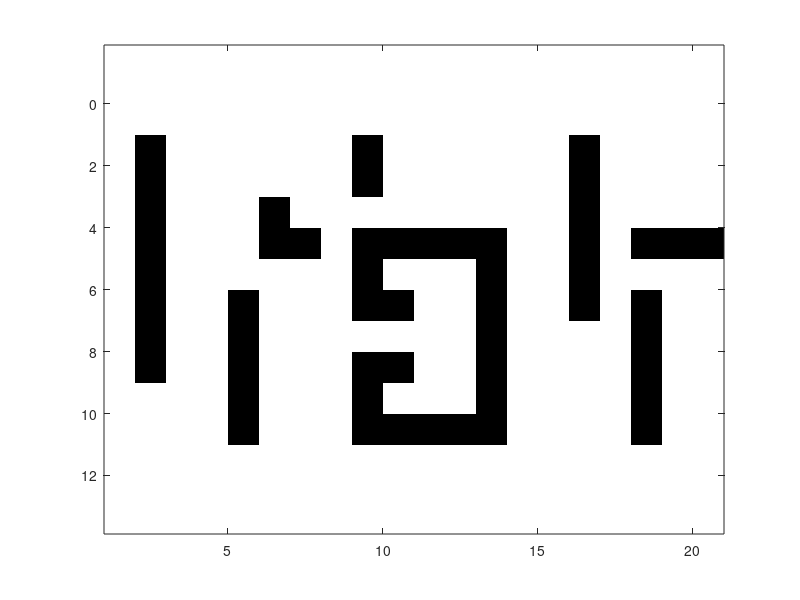

This figure's MATLAB source: (Note: this script raises an error after producing the figure.)
%%%%%%%%%%%%%%%%%%%%%%%%%%%%%%%%%%%%%%%%%%%%%%%%%%%%%%%%%%%%%%%%%%%%%%%%%%%%%%%%
% Università della Svizzera Italiana, Faculty of Informatics
% Simon Maurer
% Assignement 06 - Navigation
% April 9, 2014
% Octave v3.6.4
%%%%%%%%%%%%%%%%%%%%%%%%%%%%%%%%%%%%%%%%%%%%%%%%%%%%%%%%%%%%%%%%%%%%%%%%%%%%%%%%

% load data
clear;
clf;

% initialize variables
load ex06_environment.mat;
start = [1, 1];                 % start cooridinates (y, x)
target = [10, 20];              % target coordinates (y, x)
%% another maze to test (overwrite given maze)
%start = [1, 1];                 % start cooridinates (y, x)
%target = [3, 1];                % target coordinates (y, x)
%mat = [
%    0 0 0 0 0 0 0 0 0 0 0 0 0 0 0 0 0 0 0 0;
%    1 1 1 1 0 1 1 1 1 1 1 1 1 1 1 1 1 1 1 0;
%    0 1 0 1 0 0 0 0 0 0 0 0 0 0 0 0 1 0 1 0;
%    0 1 0 1 0 1 1 1 1 1 1 1 1 1 1 1 1 0 1 0;
%    0 1 0 1 0 0 0 1 0 0 0 0 0 0 0 0 0 0 1 0;
%    0 1 0 1 0 1 0 1 0 0 0 0 0 0 0 0 0 0 1 0;
%    0 1 0 1 0 1 0 1 1 1 1 1 1 1 1 1 1 0 1 0;
%    0 1 0 0 0 1 0 0 0 0 0 0 0 0 0 0 0 0 1 0;
%    0 1 1 1 1 1 1 1 1 1 1 1 1 1 1 1 1 1 1 0;
%    0 0 0 0 0 0 0 0 0 0 0 0 0 0 0 0 0 0 0 0;
%];
% the following declarations are used to increase the readability of the code
global _north = 1;
global _west = 2;
global _south = 3;
global _east = 4;

% initialize image
[r, c] = size(mat);
figure(1);
h = imagesc((1:c)+0.5,(1:r)+0.5,mat);
color_grad = fliplr([0.1:0.1:0.7])';
color = [1 1 1; [ones(7, 1) color_grad color_grad];0 0 1; 0 1 0; 0 0 0;];
colormap(color);
axis equal;

% compute path
[mat_res step_count path, path_tot] = df(start, target, mat, h);

% add start and target position to the image and print out the step counter
mat_res(start(1), start(2)) = 0.8;
mat_res(target(1), target(2)) = 0.9;
if (sum(sum(mat_res == 0)) == 0)
    colormap(color(2:end, :));
end
set(h, 'cdata', mat_res);
if step_count == inf
    printf('target is not reachable!\n');
else
    printf('%d steps are necessary to move from (%d, %d) to (%d, %d)\n', ...
        step_count, start(2), start(1), target(2), target(1));
end

% save the final image
print -deps -color ex06_graph.eps
print -dpng -color ex06_graph.png

%% plot the direct path and the complete path
%figure(2);
%subplot(2, 1, 1);
%plot(path(:,2), -path(:,1));
%axis equal;
%title('Direct Path');
%subplot(2, 1, 2);
%plot(path_tot(:,2), -path_tot(:,1));
%axis equal;
%title('Complete Path');
